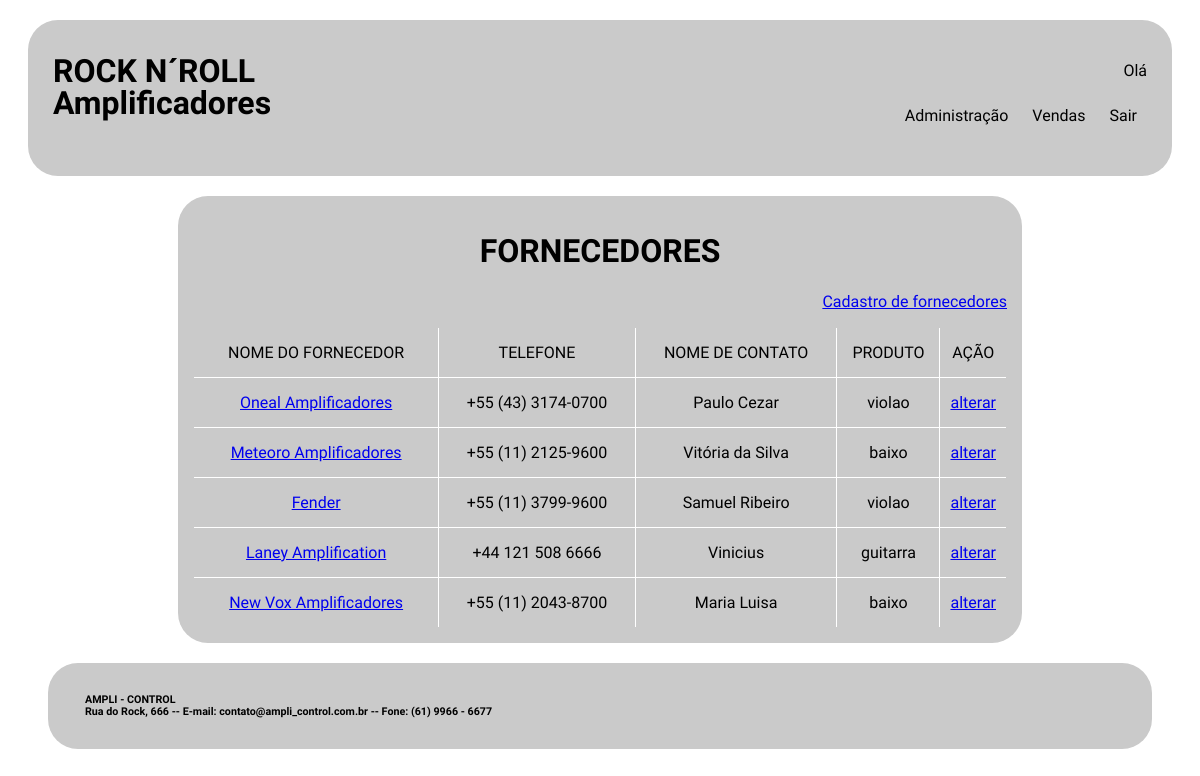
The page /lista_for.php on the database its author committed.
### tables this page shows
CREATE TABLE `fornecedores` (
  `COD_FOR` int(11) NOT NULL AUTO_INCREMENT,
  `NOME_FOR` varchar(45) NOT NULL,
  `ENDERECO_FOR` varchar(255) DEFAULT NULL,
  `TELEFONE_FOR` varchar(20) DEFAULT NULL,
  `NOMECONTATO_FOR` varchar(45) DEFAULT NULL,
  `PRODUTO_FOR` varchar(100) DEFAULT NULL,
  PRIMARY KEY (`COD_FOR`)
);

### lista_for.php (the view, shortened to what this page needs)
<!DOCTYPE html>
<html>
    <head>
        <link rel="stylesheet" type="text/css" href="css/layout.css">
		<link rel="stylesheet" type="text/css" href="css/menu.css">
    </head>
    <body>
        <div id="principal">
			<div id="topo">
				<div id="logo">
					<h1> ROCK N´ROLL </h1>
					<h1> Amplificadores </h1>
				</div>
				<div id="menu_global"  class="menu_global">
					<p align="right">
						Olá <?php include "valida_login.php" ?>
					</p>
					<?php include "menu_local.php"; ?>
				</div>
			</div>
			<div id="conteudo_especifico">
				<h1> FORNECEDORES </h1>
				<p align="right">
					<a href="cadastra_for.php">
						Cadastro de fornecedores
					</a>
				</p>
				<?php
					$conectar = mysqli_connect("localhost","root","","4000870");
					$sql_pesquisa = "SELECT
										cod_for,
                                        nome_for,
										telefone_for,
										nomecontato_for,
										produto_for
									 FROM
										fornecedores";
					$sql_resultado = mysqli_query($conectar, $sql_pesquisa);
				?>
				<table width="100%" border=1>
							<tr height="50px">
								<td>
									NOME DO FORNECEDOR
								</td>
								<td>
									TELEFONE
								</td>
								<td>
									NOME DE CONTATO
								</td>
                                <td>
									PRODUTO
								</td>
                                <td>
									AÇÃO
								</td>
							</tr>
					<?php
						while ($registro = mysqli_fetch_row($sql_resultado)) {
					?>
							<tr height="50px">
								<td>
									<a href="exibe_for.php?codigo=<?php echo $registro[0];?>">
										<?php echo $registro[1];?>
									</a>
								</td>
								<td>
									<?php echo $registro[2]; ?>
								</td>
								<td>
									<?php echo $registro[3]; ?>
								</td>
								<td>
									<?php echo $registro[4]; ?>
								</td>
								<td>
									<a href="altera_for.php?codigo=<?php echo $registro[0];?>">
										alterar
									</a>
								</td>
							</tr>
					<?php
						}
					?>
				</table>
			</div>
			<div id="rodape">
				<div id="texto_institucional">
					<div id="texto_institucional">
						<h6> AMPLI - CONTROL </h6>
						<h6> Rua do Rock, 666 -- E-mail: contato@ampli_control.com.br -- Fone: (61) 9966 - 6677 </h6>
					</div>
				</div>
		</div>
    </body>
</html>

### css/layout.css (style rules this page uses)
#principal { margin: 20px; font-family: 'Dosis',sans-serif; }
#topo { padding: 25px; display: grid; grid-template-columns: auto auto; margin: 0px auto 20px auto; grid-gap: 5px; border-radius: 30px; border: none; background: rgb(202, 202, 202); justify-content: space-between; }
#logo h1 { line-height: 10px; word-spacing: 0px; }
#conteudo_especifico { padding: 15px; margin: auto 150px auto 150px; text-align: center; border-radius: 30px; background: rgb(202, 202, 202); }
#conteudo_especifico table { border-collapse: collapse; border-radius: 10px; overflow: hidden; border-color: white; }
#rodape { padding: 25px; display: grid; grid-template-columns: auto auto; margin: 20px 20px 20px 20px; grid-gap: 5px; border-radius: 30px; border: none; background: rgb(202, 202, 202); justify-content: space-between; }
#rodape h6 { line-height: 0px; word-spacing: 0px; margin: 12px auto 12px 12px; }

### rows shown on the page
fornecedores: NOME_FOR "Oneal Amplificadores", TELEFONE_FOR "+55 (43) 3174-0700", NOMECONTATO_FOR "Paulo Cezar", PRODUTO_FOR "violao"
fornecedores: NOME_FOR "Meteoro Amplificadores", TELEFONE_FOR "+55 (11) 2125-9600", NOMECONTATO_FOR "Vitória da Silva", PRODUTO_FOR "baixo"
fornecedores: NOME_FOR "Fender", TELEFONE_FOR "+55 (11) 3799-9600", NOMECONTATO_FOR "Samuel Ribeiro", PRODUTO_FOR "violao"
fornecedores: NOME_FOR "Laney Amplification", TELEFONE_FOR "+44 121 508 6666", NOMECONTATO_FOR "Vinicius", PRODUTO_FOR "guitarra"
fornecedores: NOME_FOR "New Vox Amplificadores", TELEFONE_FOR "+55 (11) 2043-8700", NOMECONTATO_FOR "Maria Luisa", PRODUTO_FOR "baixo"
